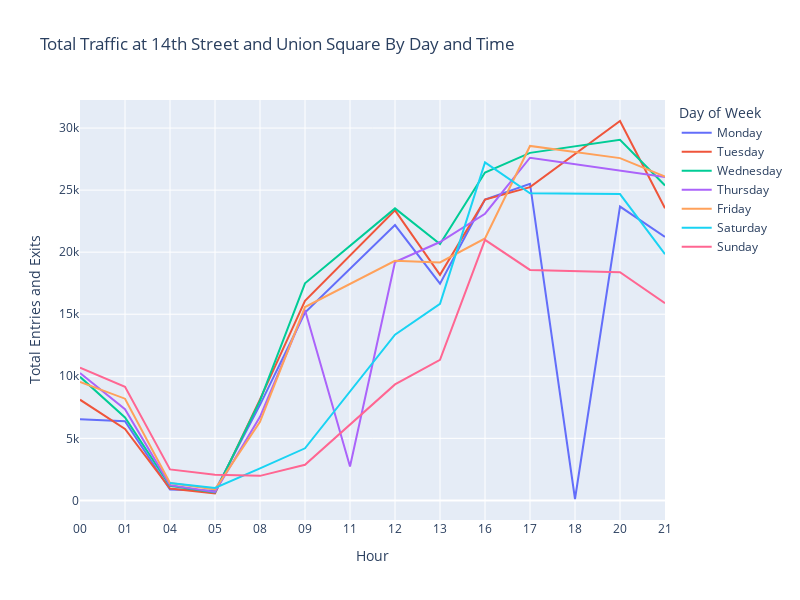

Notebook cell for this chart:
### Code cell
station_plot("14 ST-UNION SQ", "14th Street and Union Square")

### Figure 1 — Plotly figure (JSON) as saved in the notebook; plotly's stock layout.template omitted (floating-point values rounded to 4 significant figures)
{"data": [{"connectgaps": true, "hovertemplate": "Day of Week=Monday<br>Hour=%{x}<br>Total Entries and Exits=%{y}<extra></extra>", "legendgroup": "Monday", "line": {"color": "#636efa", "dash": "solid"}, "marker": {"symbol": "circle"}, "mode": "lines", "name": "Monday", "orientation": "v", "showlegend": true, "type": "scatter", "x": ["00", "01", "04", "05", "08", "09", "11", "12", "13", "16", "17", "18", "20", "21"], "xaxis": "x", "y": [6545.0, 6387, 883.9, 778.8, 7701, 15130.0, null, 22190.0, 17462, 24240.0, 25510.0, 113.5, 23670.0, 21230.0], "yaxis": "y"}, {"connectgaps": true, "hovertemplate": "Day of Week=Tuesday<br>Hour=%{x}<br>Total Entries and Exits=%{y}<extra></extra>", "legendgroup": "Tuesday", "line": {"color": "#EF553B", "dash": "solid"}, "marker": {"symbol": "circle"}, "mode": "lines", "name": "Tuesday", "orientation": "v", "showlegend": true, "type": "scatter", "x": ["00", "01", "04", "05", "08", "09", "11", "12", "13", "16", "17", "18", "20", "21"], "xaxis": "x", "y": [8113.0, 5761.0, 952.6, 569.2, 8141, 16080.0, null, 23370.0, 18170.0, 24240.0, 25240.0, null, 30570.0, 23535], "yaxis": "y"}, {"connectgaps": true, "hovertemplate": "Day of Week=Wednesday<br>Hour=%{x}<br>Total Entries and Exits=%{y}<extra></extra>", "legendgroup": "Wednesday", "line": {"color": "#00cc96", "dash": "solid"}, "marker": {"symbol": "circle"}, "mode": "lines", "name": "Wednesday", "orientation": "v", "showlegend": true, "type": "scatter", "x": ["00", "01", "04", "05", "08", "09", "11", "12", "13", "16", "17", "18", "20", "21"], "xaxis": "x", "y": [9959.0, 6678.0, 1175.0, 638, 8033.0, 17490.0, null, 23530.0, 20660.0, 26420.0, 28000.0, null, 29050.0, 25370.0], "yaxis": "y"}, {"connectgaps": true, "hovertemplate": "Day of Week=Thursday<br>Hour=%{x}<br>Total Entries and Exits=%{y}<extra></extra>", "legendgroup": "Thursday", "line": {"color": "#ab63fa", "dash": "solid"}, "marker": {"symbol": "circle"}, "mode": "lines", "name": "Thursday", "orientation": "v", "showlegend": true, "type": "scatter", "x": ["00", "01", "04", "05", "08", "09", "11", "12", "13", "16", "17", "18", "20", "21"], "xaxis": "x", "y": [10260.0, 7354.0, 1231.0, 682.5, 6735.0, 15340.0, 2730, 19210.0, 20820.0, 23100.0, 27610.0, null, 26610.0, 26055], "yaxis": "y"}, {"connectgaps": true, "hovertemplate": "Day of Week=Friday<br>Hour=%{x}<br>Total Entries and Exits=%{y}<extra></extra>", "legendgroup": "Friday", "line": {"color": "#FFA15A", "dash": "solid"}, "marker": {"symbol": "circle"}, "mode": "lines", "name": "Friday", "orientation": "v", "showlegend": true, "type": "scatter", "x": ["00", "01", "04", "05", "08", "09", "11", "12", "13", "16", "17", "18", "20", "21"], "xaxis": "x", "y": [9547, 8196.0, 1397, 895.3, 6325.0, 15580.0, null, 19304, 19170.0, 21110.0, 28560.0, null, 27577, 26080.0], "yaxis": "y"}, {"connectgaps": true, "hovertemplate": "Day of Week=Saturday<br>Hour=%{x}<br>Total Entries and Exits=%{y}<extra></extra>", "legendgroup": "Saturday", "line": {"color": "#19d3f3", "dash": "solid"}, "marker": {"symbol": "circle"}, "mode": "lines", "name": "Saturday", "orientation": "v", "showlegend": true, "type": "scatter", "x": ["00", "01", "04", "05", "08", "09", "11", "12", "13", "16", "17", "18", "20", "21"], "xaxis": "x", "y": [null, null, 1410.0, 1006.0, 2575, 4198.0, null, 13350.0, 15838, 27240.0, 24750.0, null, 24680.0, 19838], "yaxis": "y"}, {"connectgaps": true, "hovertemplate": "Day of Week=Sunday<br>Hour=%{x}<br>Total Entries and Exits=%{y}<extra></extra>", "legendgroup": "Sunday", "line": {"color": "#FF6692", "dash": "solid"}, "marker": {"symbol": "circle"}, "mode": "lines", "name": "Sunday", "orientation": "v", "showlegend": true, "type": "scatter", "x": ["00", "01", "04", "05", "08", "09", "11", "12", "13", "16", "17", "18", "20", "21"], "xaxis": "x", "y": [10701, 9161.0, 2497.0, 2074, 1977.0, 2870.0, null, 9347.0, 11321, 20990.0, 18570.0, null, 18390.0, 15880.0], "yaxis": "y"}], "layout": {"height": 600, "legend": {"title": {"text": "Day of Week"}, "tracegroupgap": 0}, "title": {"text": "Total Traffic at 14th Street and Union Square By Day and Time"}, "width": 800, "xaxis": {"anchor": "y", "domain": [0, 1], "title": {"text": "Hour"}}, "yaxis": {"anchor": "x", "domain": [0, 1], "title": {"text": "Total Entries and Exits"}}}}
